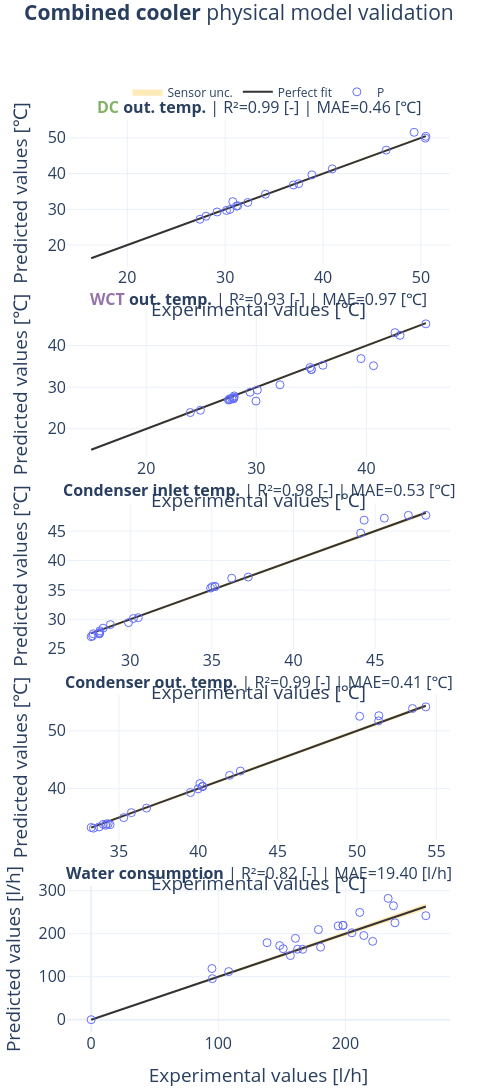

The code cell stored with this chart in its notebook:
### Code cell
from phd_visualizations.super_makers import SuperMarker

fig = regression_plot(
    df_ref= df, 
    df_mod= results_df, 
    alternative_labels=f"{model_type.capitalize()}", # "Data", 
    var_ids=["Tdc_out", "Twct_out", "Tc_in", "Tc_out", "Cw"], 
    units=["℃"]*4 + ["l/h"], 
    instruments=[SupportedInstruments.pt100]*4 + [SupportedInstruments.paddle_wheel_flow_meter],
    show_error_metrics=["r2", "mae"],
    var_labels=[
        '<span style="color:#83b366; font-weight:bold;">DC</span> out. temp.', 
        '<span style="color:#9573a6; font-weight:bold;">WCT</span> out. temp.', 
        "Condenser inlet temp.", 
        "Condenser out. temp.", 
        "Water consumption"
    ],
    legend_pos="top_spaced",
    inline_error_metrics_text=True,
    
    # kwargs for layout
    # title_text='<span style="color:#83b366; font-weight:bold;">Combined</span> <span style="color:#9573a6; font-weight:bold;">cooling</span> model validation',
    title_text=f'<span style="font-weight:bold;">Combined</span> <span style="font-weight:bold;">cooler</span> {model_type} model validation',
    title_font_size=21,
    legend_y = 1.015,
    title_y=0.995,
    # legend_font=dict(size=12),
    width=480,
    height=1900,
    vertical_spacing=0.05,
    margin=dict(l=10, r=30, t=120, b=10),
    font_size=10,
    
    # super_marker=SuperMarker(
    #     size_var_id="Qc",
    #     size_var_range=[df["Qc"].min(), df["Qc"].max()],
    #     size_label="Cooling power",
        
    #     fill_var_id="Tamb",
    #     fill_label="Ambient temperature",
    #     fill_var_range=[10, 35],
        
    #     ring_vars_ids=["Qdc", "Qwct"],
    #     ring_labels=("Q̇<sub>dc</sub>", "Q̇<sub>wct</sub>"),
        
    #     show_markers_index=False,
    # )
)

fig

### Figure 1 — Plotly figure (JSON) as saved in the notebook; plotly's stock layout.template omitted (floating-point values rounded to 4 significant figures)
{"data": [{"fillcolor": "rgba(254, 203, 82, 0.4)", "hoverinfo": "skip", "line": {"color": "#FECB52", "width": 0.1}, "mode": "lines", "name": "Uncertainty Tdc_out", "showlegend": false, "type": "scatter", "x": [16.31, 20.15, 23.39, 25.95, 25.95, 27.43, 28.05, 29.18, 30.14, 30.48, 30.78, 31.15, 31.28, 32.31, 34.12, 36.97, 37.51, 38.73, 38.86, 40.94, 46.45, 49.31, 50.45, 50.5], "xaxis": "x", "y": [16.42, 20.28, 23.54, 26.11, 26.11, 27.6, 28.22, 29.36, 30.32, 30.66, 30.97, 31.34, 31.47, 32.5, 34.32, 37.19, 37.73, 38.96, 39.09, 41.18, 46.71, 49.58, 50.73, 50.78], "yaxis": "y"}, {"fill": "tonexty", "fillcolor": "rgba(254, 203, 82, 0.4)", "line": {"color": "#FECB52", "width": 0.1}, "mode": "lines", "name": "Sensor unc.", "showlegend": true, "type": "scatter", "x": [16.31, 20.15, 23.39, 25.95, 25.95, 27.43, 28.05, 29.18, 30.14, 30.48, 30.78, 31.15, 31.28, 32.31, 34.12, 36.97, 37.51, 38.73, 38.86, 40.94, 46.45, 49.31, 50.45, 50.5], "xaxis": "x", "y": [16.2, 20.02, 23.24, 25.79, 25.79, 27.26, 27.88, 29.01, 29.96, 30.3, 30.6, 30.97, 31.1, 32.12, 33.92, 36.76, 37.3, 38.51, 38.64, 40.71, 46.19, 49.03, 50.16, 50.22], "yaxis": "y"}, {"line": {"color": "#333333", "width": 2}, "mode": "lines", "name": "Perfect fit", "showlegend": true, "type": "scatter", "x": [16.31, 20.15, 23.39, 25.95, 25.95, 27.43, 28.05, 29.18, 30.14, 30.48, 30.78, 31.15, 31.28, 32.31, 34.12, 36.97, 37.51, 38.73, 38.86, 40.94, 46.45, 49.31, 50.45, 50.5], "xaxis": "x", "y": [16.31, 20.15, 23.39, 25.95, 25.95, 27.43, 28.05, 29.18, 30.14, 30.48, 30.78, 31.15, 31.28, 32.31, 34.12, 36.97, 37.51, 38.73, 38.86, 40.94, 46.45, 49.31, 50.45, 50.5], "yaxis": "y"}, {"legendgroup": "model0", "marker": {"color": "#636EFA", "size": 8, "symbol": "circle-open"}, "mode": "markers", "name": "P", "showlegend": true, "type": "scatter", "x": [16.31, 20.15, 23.39, 25.95, 25.95, 27.43, 28.05, 29.18, 30.14, 30.48, 30.78, 31.15, 31.28, 32.31, 34.12, 36.97, 37.51, 38.73, 38.86, 40.94, 46.45, 49.31, 50.45, 50.5], "xaxis": "x", "y": [null, null, null, null, null, 27.22, 28.07, 29.26, 29.69, 29.96, 32.16, 30.88, 31.03, 31.92, 34.23, 36.82, 37.17, null, 39.64, 41.32, 46.56, 51.56, 49.91, 50.43], "yaxis": "y"}, {"fillcolor": "rgba(254, 203, 82, 0.4)", "hoverinfo": "skip", "line": {"color": "#FECB52", "width": 0.1}, "mode": "lines", "name": "Uncertainty Twct_out", "showlegend": false, "type": "scatter", "x": [15.0, 24.0, 24.92, 27.46, 27.57, 27.58, 27.78, 27.92, 27.96, 27.96, 28.0, 29.43, 29.97, 30.1, 32.15, 34.88, 35.01, 35.01, 36.05, 39.51, 40.64, 42.59, 43.05, 45.4], "xaxis": "x2", "y": [15.11, 24.15, 25.08, 27.63, 27.74, 27.75, 27.95, 28.09, 28.13, 28.13, 28.17, 29.61, 30.15, 30.28, 32.34, 35.09, 35.21, 35.21, 36.26, 39.73, 40.88, 42.84, 43.3, 45.65], "yaxis": "y2"}, {"fill": "tonexty", "fillcolor": "rgba(254, 203, 82, 0.4)", "line": {"color": "#FECB52", "width": 0.1}, "mode": "lines", "name": "Sensor unc.", "showlegend": false, "type": "scatter", "x": [15.0, 24.0, 24.92, 27.46, 27.57, 27.58, 27.78, 27.92, 27.96, 27.96, 28.0, 29.43, 29.97, 30.1, 32.15, 34.88, 35.01, 35.01, 36.05, 39.51, 40.64, 42.59, 43.05, 45.4], "xaxis": "x2", "y": [14.9, 23.85, 24.77, 27.3, 27.4, 27.42, 27.61, 27.75, 27.79, 27.79, 27.83, 29.26, 29.79, 29.92, 31.96, 34.68, 34.8, 34.8, 35.84, 39.28, 40.41, 42.35, 42.81, 45.14], "yaxis": "y2"}, {"line": {"color": "#333333", "width": 2}, "mode": "lines", "name": "Perfect fit", "showlegend": false, "type": "scatter", "x": [15.0, 24.0, 24.92, 27.46, 27.57, 27.58, 27.78, 27.92, 27.96, 27.96, 28.0, 29.43, 29.97, 30.1, 32.15, 34.88, 35.01, 35.01, 36.05, 39.51, 40.64, 42.59, 43.05, 45.4], "xaxis": "x2", "y": [15.0, 24.0, 24.92, 27.46, 27.57, 27.58, 27.78, 27.92, 27.96, 27.96, 28.0, 29.43, 29.97, 30.1, 32.15, 34.88, 35.01, 35.01, 36.05, 39.51, 40.64, 42.59, 43.05, 45.4], "yaxis": "y2"}, {"legendgroup": "model0", "marker": {"color": "#636EFA", "size": 8, "symbol": "circle-open"}, "mode": "markers", "name": "P", "showlegend": false, "type": "scatter", "x": [15.0, 24.0, 24.92, 27.46, 27.57, 27.58, 27.78, 27.92, 27.96, 27.96, 28.0, 29.43, 29.97, 30.1, 32.15, 34.88, 35.01, 35.01, 36.05, 39.51, 40.64, 42.59, 43.05, 45.4], "xaxis": "x2", "y": [null, 23.92, 24.47, 26.95, 26.97, 27.22, 27.29, 27.21, 27.38, 27.6, 27.91, 28.8, 26.67, 29.32, 30.58, 34.73, 34.24, 34.24, 35.26, 36.87, 35.16, 43.1, 42.45, 45.22], "yaxis": "y2"}, {"fillcolor": "rgba(254, 203, 82, 0.4)", "hoverinfo": "skip", "line": {"color": "#FECB52", "width": 0.1}, "mode": "lines", "name": "Uncertainty Tc_in", "showlegend": false, "type": "scatter", "x": [27.61, 27.7, 27.74, 28.1, 28.12, 28.12, 28.13, 28.15, 28.34, 28.79, 29.9, 30.2, 30.5, 34.92, 35.04, 35.2, 35.2, 36.22, 37.23, 44.11, 44.33, 45.56, 47.04, 48.11], "xaxis": "x3", "y": [27.78, 27.87, 27.91, 28.27, 28.29, 28.29, 28.3, 28.32, 28.51, 28.97, 30.08, 30.38, 30.68, 35.13, 35.24, 35.4, 35.4, 36.43, 37.45, 44.36, 44.58, 45.82, 47.3, 48.38], "yaxis": "y3"}, {"fill": "tonexty", "fillcolor": "rgba(254, 203, 82, 0.4)", "line": {"color": "#FECB52", "width": 0.1}, "mode": "lines", "name": "Sensor unc.", "showlegend": false, "type": "scatter", "x": [27.61, 27.7, 27.74, 28.1, 28.12, 28.12, 28.13, 28.15, 28.34, 28.79, 29.9, 30.2, 30.5, 34.92, 35.04, 35.2, 35.2, 36.22, 37.23, 44.11, 44.33, 45.56, 47.04, 48.11], "xaxis": "x3", "y": [27.44, 27.53, 27.57, 27.93, 27.94, 27.95, 27.96, 27.97, 28.17, 28.62, 29.72, 30.02, 30.32, 34.72, 34.83, 34.99, 34.99, 36.01, 37.01, 43.86, 44.08, 45.31, 46.77, 47.83], "yaxis": "y3"}, {"line": {"color": "#333333", "width": 2}, "mode": "lines", "name": "Perfect fit", "showlegend": false, "type": "scatter", "x": [27.61, 27.7, 27.74, 28.1, 28.12, 28.12, 28.13, 28.15, 28.34, 28.79, 29.9, 30.2, 30.5, 34.92, 35.04, 35.2, 35.2, 36.22, 37.23, 44.11, 44.33, 45.56, 47.04, 48.11], "xaxis": "x3", "y": [27.61, 27.7, 27.74, 28.1, 28.12, 28.12, 28.13, 28.15, 28.34, 28.79, 29.9, 30.2, 30.5, 34.92, 35.04, 35.2, 35.2, 36.22, 37.23, 44.11, 44.33, 45.56, 47.04, 48.11], "yaxis": "y3"}, {"legendgroup": "model0", "marker": {"color": "#636EFA", "size": 8, "symbol": "circle-open"}, "mode": "markers", "name": "P", "showlegend": false, "type": "scatter", "x": [27.61, 27.7, 27.74, 28.1, 28.12, 28.12, 28.13, 28.15, 28.34, 28.79, 29.9, 30.2, 30.5, 34.92, 35.04, 35.2, 35.2, 36.22, 37.23, 44.11, 44.33, 45.56, 47.04, 48.11], "xaxis": "x3", "y": [27.06, 27.17, 27.55, 27.6, 27.55, 27.76, 27.61, 28.04, 28.5, 29.1, 29.44, 30.13, 30.28, 35.31, 35.55, 35.58, 35.58, 36.99, 37.19, 44.66, 46.86, 47.19, 47.67, 47.68], "yaxis": "y3"}, {"fillcolor": "rgba(254, 203, 82, 0.4)", "hoverinfo": "skip", "line": {"color": "#FECB52", "width": 0.1}, "mode": "lines", "name": "Uncertainty Tc_out", "showlegend": false, "type": "scatter", "x": [33.25, 33.4, 33.76, 34.01, 34.16, 34.21, 34.32, 34.44, 35.3, 35.79, 36.74, 39.51, 39.99, 40.1, 40.27, 40.28, 40.28, 41.97, 42.65, 50.17, 51.36, 51.37, 53.5, 54.34], "xaxis": "x4", "y": [33.45, 33.6, 33.95, 34.21, 34.36, 34.41, 34.53, 34.65, 35.51, 36.0, 36.96, 39.74, 40.22, 40.33, 40.5, 40.51, 40.51, 42.21, 42.9, 50.45, 51.65, 51.66, 53.79, 54.64], "yaxis": "y4"}, {"fill": "tonexty", "fillcolor": "rgba(254, 203, 82, 0.4)", "line": {"color": "#FECB52", "width": 0.1}, "mode": "lines", "name": "Sensor unc.", "showlegend": false, "type": "scatter", "x": [33.25, 33.4, 33.76, 34.01, 34.16, 34.21, 34.32, 34.44, 35.3, 35.79, 36.74, 39.51, 39.99, 40.1, 40.27, 40.28, 40.28, 41.97, 42.65, 50.17, 51.36, 51.37, 53.5, 54.34], "xaxis": "x4", "y": [33.05, 33.2, 33.56, 33.81, 33.96, 34.01, 34.12, 34.24, 35.1, 35.58, 36.53, 39.28, 39.76, 39.87, 40.03, 40.05, 40.05, 41.73, 42.41, 49.89, 51.08, 51.09, 53.2, 54.03], "yaxis": "y4"}, {"line": {"color": "#333333", "width": 2}, "mode": "lines", "name": "Perfect fit", "showlegend": false, "type": "scatter", "x": [33.25, 33.4, 33.76, 34.01, 34.16, 34.21, 34.32, 34.44, 35.3, 35.79, 36.74, 39.51, 39.99, 40.1, 40.27, 40.28, 40.28, 41.97, 42.65, 50.17, 51.36, 51.37, 53.5, 54.34], "xaxis": "x4", "y": [33.25, 33.4, 33.76, 34.01, 34.16, 34.21, 34.32, 34.44, 35.3, 35.79, 36.74, 39.51, 39.99, 40.1, 40.27, 40.28, 40.28, 41.97, 42.65, 50.17, 51.36, 51.37, 53.5, 54.34], "yaxis": "y4"}, {"legendgroup": "model0", "marker": {"color": "#636EFA", "size": 8, "symbol": "circle-open"}, "mode": "markers", "name": "P", "showlegend": false, "type": "scatter", "x": [33.25, 33.4, 33.76, 34.01, 34.16, 34.21, 34.32, 34.44, 35.3, 35.79, 36.74, 39.51, 39.99, 40.1, 40.27, 40.28, 40.28, 41.97, 42.65, 50.17, 51.36, 51.37, 53.5, 54.34], "xaxis": "x4", "y": [33.28, 33.16, 33.38, 33.82, 33.66, 33.89, 33.92, 33.77, 34.99, 35.84, 36.63, 39.33, 39.96, 40.88, 40.37, 40.39, 40.39, 42.3, 43.05, 52.52, 51.73, 52.62, 53.87, 54.15], "yaxis": "y4"}, {"fillcolor": "rgba(254, 203, 82, 0.4)", "hoverinfo": "skip", "line": {"color": "#FECB52", "width": 0.1}, "mode": "lines", "name": "Uncertainty Cw", "showlegend": false, "type": "scatter", "x": [0, 95.03, 95.36, 108.2, 138.4, 148.3, 151.1, 156.8, 160.7, 162.4, 166.4, 178.8, 180.5, 194.3, 198.2, 198.2, 205.1, 211.3, 214.5, 221.5, 233.7, 237.8, 239.0, 263.3], "xaxis": "x5", "y": [0.00975, 97.42, 97.75, 110.9, 141.8, 152.0, 154.9, 160.7, 164.7, 166.5, 170.6, 183.3, 185.0, 199.2, 203.1, 203.1, 210.3, 216.6, 219.9, 227.0, 239.5, 243.8, 245.0, 269.9], "yaxis": "y5"}, {"fill": "tonexty", "fillcolor": "rgba(254, 203, 82, 0.4)", "line": {"color": "#FECB52", "width": 0.1}, "mode": "lines", "name": "Sensor unc.", "showlegend": false, "type": "scatter", "x": [0, 95.03, 95.36, 108.2, 138.4, 148.3, 151.1, 156.8, 160.7, 162.4, 166.4, 178.8, 180.5, 194.3, 198.2, 198.2, 205.1, 211.3, 214.5, 221.5, 233.7, 237.8, 239.0, 263.3], "xaxis": "x5", "y": [-0.00975, 92.65, 92.96, 105.5, 134.9, 144.6, 147.3, 152.8, 156.7, 158.4, 162.3, 174.3, 176.0, 189.5, 193.2, 193.2, 200.0, 206.0, 209.1, 216.0, 227.8, 231.9, 233.0, 256.7], "yaxis": "y5"}, {"line": {"color": "#333333", "width": 2}, "mode": "lines", "name": "Perfect fit", "showlegend": false, "type": "scatter", "x": [0, 95.03, 95.36, 108.2, 138.4, 148.3, 151.1, 156.8, 160.7, 162.4, 166.4, 178.8, 180.5, 194.3, 198.2, 198.2, 205.1, 211.3, 214.5, 221.5, 233.7, 237.8, 239.0, 263.3], "xaxis": "x5", "y": [0, 95.03, 95.36, 108.2, 138.4, 148.3, 151.1, 156.8, 160.7, 162.4, 166.4, 178.8, 180.5, 194.3, 198.2, 198.2, 205.1, 211.3, 214.5, 221.5, 233.7, 237.8, 239.0, 263.3], "yaxis": "y5"}, {"legendgroup": "model0", "marker": {"color": "#636EFA", "size": 8, "symbol": "circle-open"}, "mode": "markers", "name": "P", "showlegend": false, "type": "scatter", "x": [0, 95.03, 95.36, 108.2, 138.4, 148.3, 151.1, 156.8, 160.7, 162.4, 166.4, 178.8, 180.5, 194.3, 198.2, 198.2, 205.1, 211.3, 214.5, 221.5, 233.7, 237.8, 239.0, 263.3], "xaxis": "x5", "y": [0, 119.0, 95.53, 111.9, 179.1, 172.5, 165.0, 149.2, 189.2, 164.0, 163.7, 209.6, 168.8, 218.1, 219.4, 219.4, 202.1, 249.5, 195.8, 182.3, 282.2, 265.0, 225.4, 241.9], "yaxis": "y5"}], "layout": {"annotations": [{"font": {"size": 16}, "showarrow": false, "text": "<b><span style=\"color:#83b366; font-weight:bold;\">DC</span> out. temp.</b> | R²=0.99 [-] | MAE=0.46 [℃]", "x": 0.5, "xanchor": "center", "xref": "paper", "y": 1, "yanchor": "bottom", "yref": "paper"}, {"font": {"size": 16}, "showarrow": false, "text": "<b><span style=\"color:#9573a6; font-weight:bold;\">WCT</span> out. temp.</b> | R²=0.93 [-] | MAE=0.97 [℃]", "x": 0.5, "xanchor": "center", "xref": "paper", "y": 0.79, "yanchor": "bottom", "yref": "paper"}, {"font": {"size": 16}, "showarrow": false, "text": "<b>Condenser inlet temp.</b> | R²=0.98 [-] | MAE=0.53 [℃]", "x": 0.5, "xanchor": "center", "xref": "paper", "y": 0.58, "yanchor": "bottom", "yref": "paper"}, {"font": {"size": 16}, "showarrow": false, "text": "<b>Condenser out. temp.</b> | R²=0.99 [-] | MAE=0.41 [℃]", "x": 0.5, "xanchor": "center", "xref": "paper", "y": 0.37, "yanchor": "bottom", "yref": "paper"}, {"font": {"size": 16}, "showarrow": false, "text": "<b>Water consumption</b> | R²=0.82 [-] | MAE=19.40 [l/h]", "x": 0.5, "xanchor": "center", "xref": "paper", "y": 0.16, "yanchor": "bottom", "yref": "paper"}], "font": {"size": 16}, "height": 1900, "hoverlabel": {"bgcolor": "white", "bordercolor": "rgba(192, 191, 188,0.8)", "font": {"size": 13}, "namelength": 40}, "hovermode": "x unified", "legend": {"font": {"size": 12}, "orientation": "h", "valign": "middle", "x": 0.5, "xanchor": "center", "y": 1.015, "yanchor": "bottom"}, "margin": {"b": 10, "l": 10, "r": 30, "t": 120}, "showlegend": true, "title": {"font": {"size": 21}, "text": "<span style=\"font-weight:bold;\">Combined</span> <span style=\"font-weight:bold;\">cooler</span> physical model validation", "y": 0.995}, "width": 480, "xaxis": {"anchor": "y", "domain": [0, 1], "title": {"text": "Experimental values [℃]"}}, "xaxis2": {"anchor": "y2", "domain": [0, 1], "title": {"text": "Experimental values [℃]"}}, "xaxis3": {"anchor": "y3", "domain": [0, 1], "title": {"text": "Experimental values [℃]"}}, "xaxis4": {"anchor": "y4", "domain": [0, 1], "title": {"text": "Experimental values [℃]"}}, "xaxis5": {"anchor": "y5", "domain": [0, 1], "title": {"text": "Experimental values [l/h]"}}, "yaxis": {"anchor": "x", "domain": [0.84, 1], "title": {"text": "Predicted values [℃]"}}, "yaxis2": {"anchor": "x2", "domain": [0.63, 0.79], "title": {"text": "Predicted values [℃]"}}, "yaxis3": {"anchor": "x3", "domain": [0.42, 0.58], "title": {"text": "Predicted values [℃]"}}, "yaxis4": {"anchor": "x4", "domain": [0.21, 0.37], "title": {"text": "Predicted values [℃]"}}, "yaxis5": {"anchor": "x5", "domain": [0, 0.16], "title": {"text": "Predicted values [l/h]"}}}}
